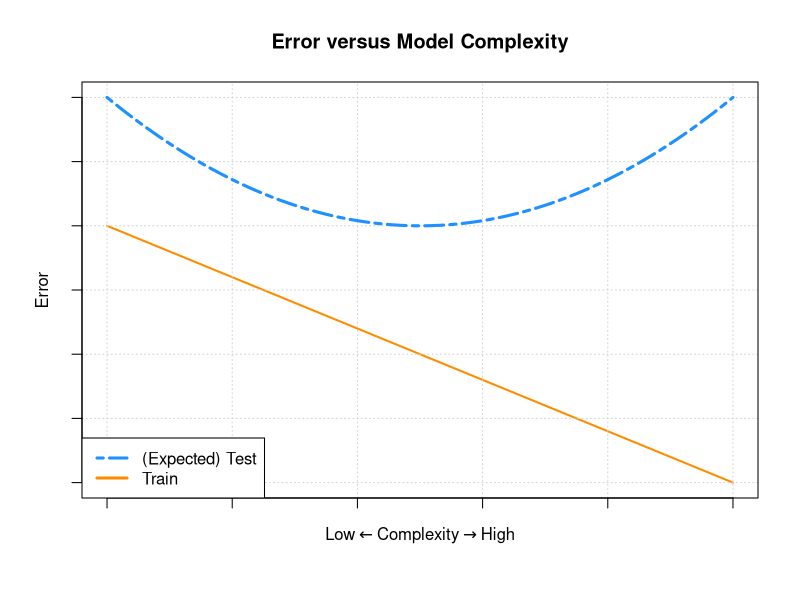
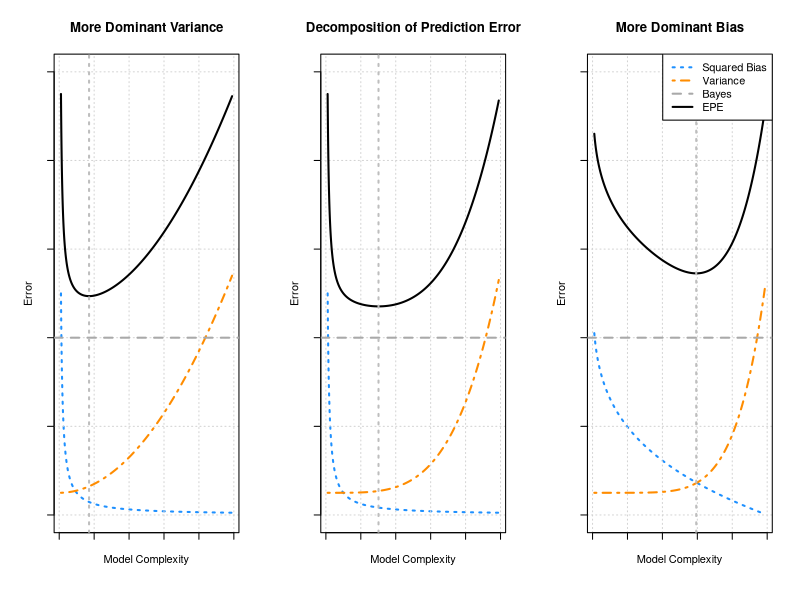
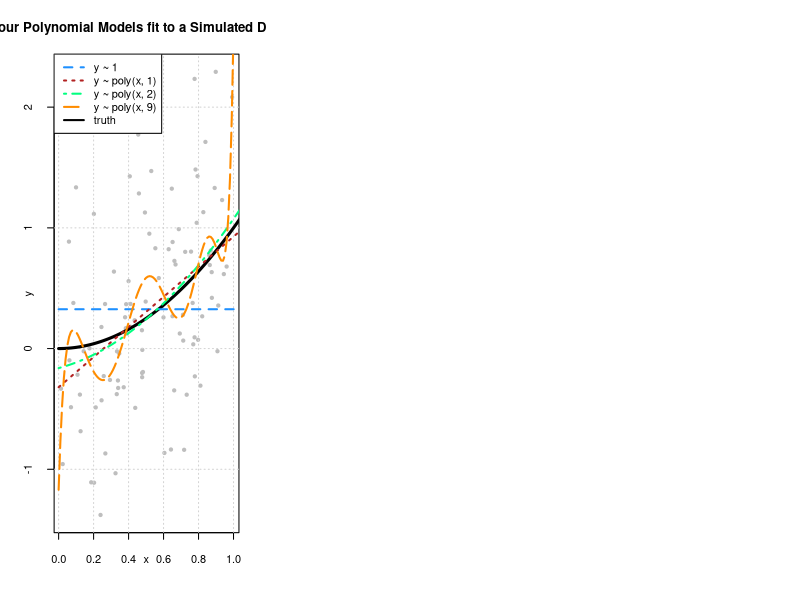
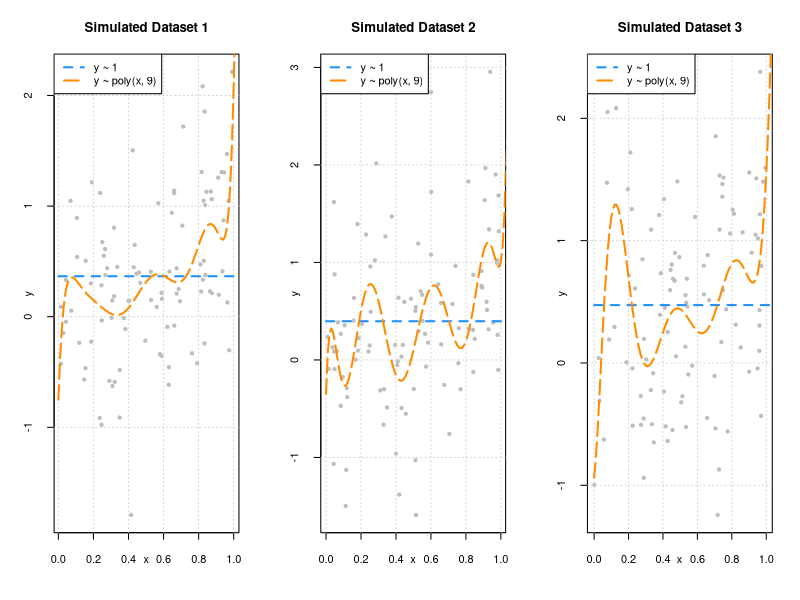
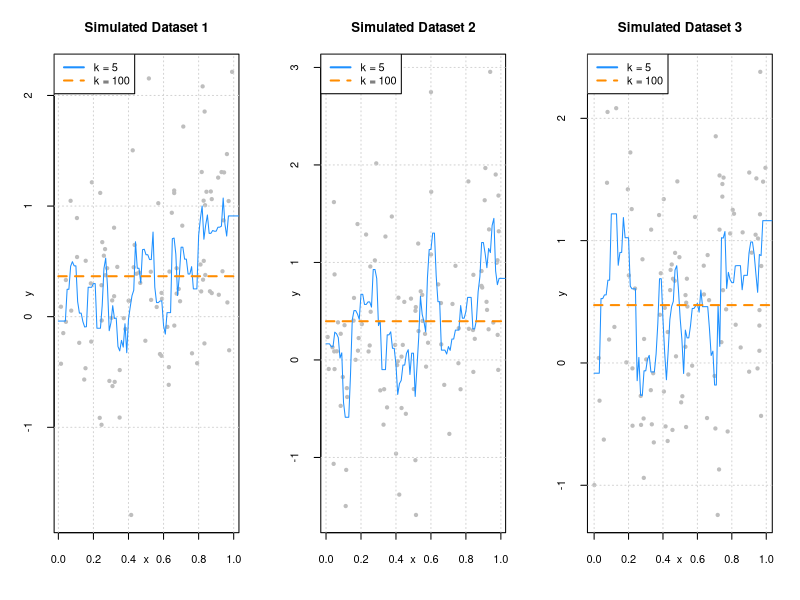
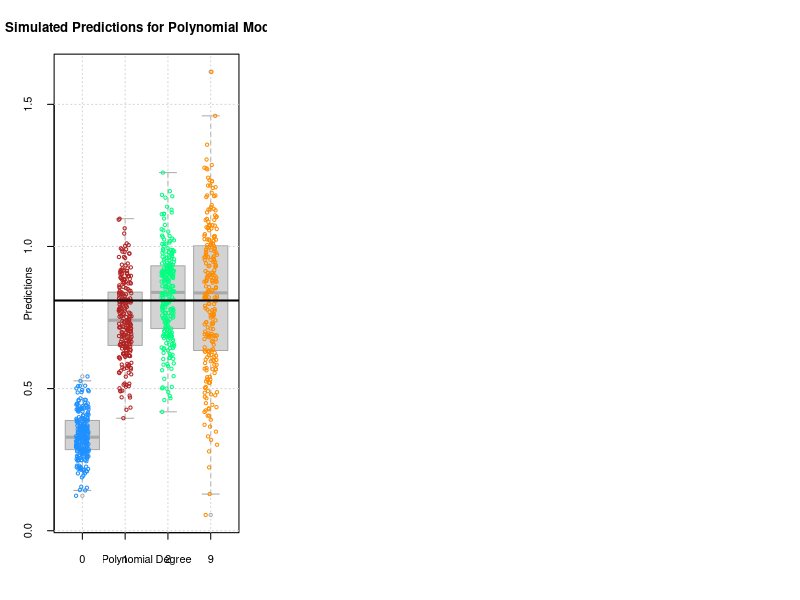

Source code (R) for these figures, in order:
# This code included solely for completeness; you do not need to execute this.
x = seq(0, 100, by = 0.001)
f = function(x) {
  ((x - 50) / 50) ^ 2 + 2
}
g = function(x) {
  1 - ((x - 50) / 50)
}

par(mgp = c(1.5, 1.5, 0))
plot(x, g(x), ylim = c(0, 3), type = "l", lwd = 2,
     ylab = "Error", xlab = expression(Low %<-% Complexity %->% High),
     main = "Error versus Model Complexity", col = "darkorange",
     axes = FALSE)
grid()
axis(1, labels = FALSE)
axis(2, labels = FALSE)
box()
curve(f, lty = 6, col = "dodgerblue", lwd = 3, add = TRUE)
legend("bottomleft", c("(Expected) Test", "Train"), lty = c(6, 1), lwd = 3,
       col = c("dodgerblue", "darkorange"))

# This code included solely for completeness; you do not need to execute this.
x = seq(0.01, 0.99, length.out = 1000)

par(mfrow = c(1, 3))
par(mgp = c(1.5, 1.5, 0))

b = 0.05 / x
v = 5 * x ^ 2 + 0.5
bayes = 4
epe = b + v + bayes

plot(x, b, type = "l", ylim = c(0, 10), col = "dodgerblue", lwd = 2, lty = 3,
     xlab = "Model Complexity", ylab = "Error", axes = FALSE,
     main = "More Dominant Variance")
axis(1, labels = FALSE)
axis(2, labels = FALSE)
grid()
box()
lines(x, v, col = "darkorange", lwd = 2, lty = 4)
lines(x, epe, col = "black", lwd = 2)
abline(h = bayes, lty = 2, lwd = 2, col = "darkgrey")
abline(v = x[which.min(epe)], col = "grey", lty = 3, lwd = 2)

b = 0.05 / x
v = 5 * x ^ 4 + 0.5
bayes = 4
epe = b + v + bayes

plot(x, b, type = "l", ylim = c(0, 10), col = "dodgerblue", lwd = 2, lty = 3,
     xlab = "Model Complexity", ylab = "Error", axes = FALSE,
     main = "Decomposition of Prediction Error")
axis(1, labels = FALSE)
axis(2, labels = FALSE)
grid()
box()
lines(x, v, col = "darkorange", lwd = 2, lty = 4)
lines(x, epe, col = "black", lwd = 2)
abline(h = bayes, lty = 2, lwd = 2, col = "darkgrey")
abline(v = x[which.min(epe)], col = "grey", lty = 3, lwd = 2)

b = 6 - 6 * x ^ (1 / 4)
v = 5 * x ^ 6 + 0.5
bayes = 4
epe = b + v + bayes

plot(x, b, type = "l", ylim = c(0, 10), col = "dodgerblue", lwd = 2, lty = 3,
     xlab = "Model Complexity", ylab = "Error", axes = FALSE,
     main = "More Dominant Bias")
axis(1, labels = FALSE)
axis(2, labels = FALSE)
grid()
box()
lines(x, v, col = "darkorange", lwd = 2, lty = 4)
lines(x, epe, col = "black", lwd = 2)
abline(h = bayes, lty = 2, lwd = 2, col = "darkgrey")
abline(v = x[which.min(epe)], col = "grey", lty = 3, lwd = 2)
legend("topright", c("Squared Bias", "Variance", "Bayes", "EPE"), lty = c(3, 4, 2, 1),
       col = c("dodgerblue", "darkorange", "darkgrey", "black"), lwd = 2)

f = function(x) {
  x ^ 2
}
get_sim_data = function(f, sample_size = 100) {
  x = runif(n = sample_size, min = 0, max = 1)
  y = rnorm(n = sample_size, mean = f(x), sd = 0.3)
  data.frame(x, y)
}
get_sim_data = function(f, sample_size = 100) {
  x = runif(n = sample_size, min = 0, max = 1)
  eps = rnorm(n = sample_size, mean = 0, sd = 0.75)
  y = f(x) + eps
  data.frame(x, y)
}
set.seed(1)
sim_data = get_sim_data(f)
fit_0 = lm(y ~ 1,                   data = sim_data)
fit_1 = lm(y ~ poly(x, degree = 1), data = sim_data)
fit_2 = lm(y ~ poly(x, degree = 2), data = sim_data)
fit_9 = lm(y ~ poly(x, degree = 9), data = sim_data)
set.seed(42)
plot(y ~ x, data = sim_data, col = "grey", pch = 20,
     main = "Four Polynomial Models fit to a Simulated Dataset")
grid()
grid = seq(from = 0, to = 2, by = 0.01)
lines(grid, f(grid), col = "black", lwd = 3)
lines(grid, predict(fit_0, newdata = data.frame(x = grid)), col = "dodgerblue",  lwd = 2, lty = 2)
lines(grid, predict(fit_1, newdata = data.frame(x = grid)), col = "firebrick",   lwd = 2, lty = 3)
lines(grid, predict(fit_2, newdata = data.frame(x = grid)), col = "springgreen", lwd = 2, lty = 4)
lines(grid, predict(fit_9, newdata = data.frame(x = grid)), col = "darkorange",  lwd = 2, lty = 5)

legend("topleft",
       c("y ~ 1", "y ~ poly(x, 1)", "y ~ poly(x, 2)",  "y ~ poly(x, 9)", "truth"),
       col = c("dodgerblue", "firebrick", "springgreen", "darkorange", "black"), lty = c(2, 3, 4, 5, 1), lwd = 2)

par(mfrow = c(1, 3))

# Note: This code is BAD. Don't use this. Or, like, clean it up.
# This is lazy and bad programming. Seriously, don't program like this. DON'T DO IT.

set.seed(430)
sim_data_1 = get_sim_data(f)
sim_data_2 = get_sim_data(f)
sim_data_3 = get_sim_data(f)
fit_0_1 = lm(y ~ 1, data = sim_data_1)
fit_0_2 = lm(y ~ 1, data = sim_data_2)
fit_0_3 = lm(y ~ 1, data = sim_data_3)
fit_9_1 = lm(y ~ poly(x, degree = 9), data = sim_data_1)
fit_9_2 = lm(y ~ poly(x, degree = 9), data = sim_data_2)
fit_9_3 = lm(y ~ poly(x, degree = 9), data = sim_data_3)

plot(y ~ x, data = sim_data_1, col = "grey", pch = 20, main = "Simulated Dataset 1")
grid()
grid = seq(from = 0, to = 2, by = 0.01)
lines(grid, predict(fit_0_1, newdata = data.frame(x = grid)), col = "dodgerblue", lwd = 2, lty = 2)
lines(grid, predict(fit_9_1, newdata = data.frame(x = grid)), col = "darkorange", lwd = 2, lty = 5)
legend("topleft", c("y ~ 1", "y ~ poly(x, 9)"), col = c("dodgerblue", "darkorange"), lty = c(2, 5), lwd = 2)

plot(y ~ x, data = sim_data_2, col = "grey", pch = 20, main = "Simulated Dataset 2")
grid()
grid = seq(from = 0, to = 2, by = 0.01)
lines(grid, predict(fit_0_2, newdata = data.frame(x = grid)), col = "dodgerblue", lwd = 2, lty = 2)
lines(grid, predict(fit_9_2, newdata = data.frame(x = grid)), col = "darkorange", lwd = 2, lty = 5)
legend("topleft", c("y ~ 1", "y ~ poly(x, 9)"), col = c("dodgerblue", "darkorange"), lty = c(2, 5), lwd = 2)

plot(y ~ x, data = sim_data_3, col = "grey", pch = 20, main = "Simulated Dataset 3")
grid()
grid = seq(from = 0, to = 2, by = 0.01)
lines(grid, predict(fit_0_3, newdata = data.frame(x = grid)), col = "dodgerblue", lwd = 2, lty = 2)
lines(grid, predict(fit_9_3, newdata = data.frame(x = grid)), col = "darkorange", lwd = 2, lty = 5)
legend("topleft", c("y ~ 1", "y ~ poly(x, 9)"), col = c("dodgerblue", "darkorange"), lty = c(2, 5), lwd = 2)

par(mfrow = c(1, 3))

# if you're reading this code
# it's BAD! don't use it. (or clean it up)
# also, note to self: clean up this code!!!

grid = seq(from = 0, to = 2, by = 0.01)

set.seed(430)
sim_data_1 = get_sim_data(f)
sim_data_2 = get_sim_data(f)
sim_data_3 = get_sim_data(f)
fit_0_1 = FNN::knn.reg(train = sim_data_1["x"], test = data.frame(x = grid), y = sim_data_1["y"], k = 5)$pred
fit_0_2 = FNN::knn.reg(train = sim_data_2["x"], test = data.frame(x = grid), y = sim_data_2["y"], k = 5)$pred
fit_0_3 = FNN::knn.reg(train = sim_data_3["x"], test = data.frame(x = grid), y = sim_data_3["y"], k = 5)$pred
fit_9_1 = FNN::knn.reg(train = sim_data_1["x"], test = data.frame(x = grid), y = sim_data_1["y"], k = 100)$pred
fit_9_2 = FNN::knn.reg(train = sim_data_2["x"], test = data.frame(x = grid), y = sim_data_2["y"], k = 100)$pred
fit_9_3 = FNN::knn.reg(train = sim_data_3["x"], test = data.frame(x = grid), y = sim_data_3["y"], k = 100)$pred

plot(y ~ x, data = sim_data_1, col = "grey", pch = 20, main = "Simulated Dataset 1")
grid()
lines(grid, fit_0_1, col = "dodgerblue", lwd = 1, lty = 1)
lines(grid, fit_9_1, col = "darkorange", lwd = 2, lty = 2)
legend("topleft", c("k = 5", "k = 100"), col = c("dodgerblue", "darkorange"), lty = c(1, 2), lwd = 2)

plot(y ~ x, data = sim_data_2, col = "grey", pch = 20, main = "Simulated Dataset 2")
grid()
lines(grid, fit_0_2, col = "dodgerblue", lwd = 1, lty = 1)
lines(grid, fit_9_2, col = "darkorange", lwd = 2, lty = 2)
legend("topleft", c("k = 5", "k = 100"), col = c("dodgerblue", "darkorange"), lty = c(1, 2), lwd = 2)

plot(y ~ x, data = sim_data_3, col = "grey", pch = 20, main = "Simulated Dataset 3")
grid()
lines(grid, fit_0_3, col = "dodgerblue", lwd = 1, lty = 1)
lines(grid, fit_9_3, col = "darkorange", lwd = 2, lty = 2)
legend("topleft", c("k = 5", "k = 100"), col = c("dodgerblue", "darkorange"), lty = c(1, 2), lwd = 2)

set.seed(1)
n_sims = 250
n_models = 4
x = data.frame(x = 0.90) # Fixed point at which we make predictions
predictions = matrix(0, nrow = n_sims, ncol = n_models)

for (sim in 1:n_sims) {
  
  # Simulate new, random, training data
  # This is the only random portion of the bias, var, and mse calculations
  # This allows us to calculate the expectation over D
  sim_data = get_sim_data(f)
  
  # Fit models
  fit_0 = lm(y ~ 1,                   data = sim_data)
  fit_1 = lm(y ~ poly(x, degree = 1), data = sim_data)
  fit_2 = lm(y ~ poly(x, degree = 2), data = sim_data)
  fit_9 = lm(y ~ poly(x, degree = 9), data = sim_data)
  
  # Get predictions
  predictions[sim, 1] = predict(fit_0, x)
  predictions[sim, 2] = predict(fit_1, x)
  predictions[sim, 3] = predict(fit_2, x)
  predictions[sim, 4] = predict(fit_9, x)
}

# Note that this code requires tidyverse; it can get a bit fussy if running OSX.
predictions = (predictions)
colnames(predictions) = c("0", "1", "2", "9")
predictions = as.data.frame(predictions)

tall_predictions = tidyr::gather(predictions, factor_key = TRUE)
boxplot(value ~ key, data = tall_predictions, border = "darkgrey", xlab = "Polynomial Degree", ylab = "Predictions",
        main = "Simulated Predictions for Polynomial Models")
grid()
stripchart(value ~ key, data = tall_predictions, add = TRUE, vertical = TRUE, method = "jitter", jitter = 0.15, pch = 1, col = c("dodgerblue", "firebrick", "springgreen", "darkorange"))
abline(h = f(x = 0.90), lwd = 2)

get_mse = function(truth, estimate) {
  mean((estimate - truth) ^ 2)
}

get_bias = function(estimate, truth) {
  mean(estimate) - truth
}

get_var = function(estimate) {
  mean((estimate - mean(estimate)) ^ 2)
}

bias = apply(predictions, 2, get_bias, truth = f(x = 0.90))
variance = apply(predictions, 2, get_var)
mse = apply(predictions, 2, get_mse, truth = f(x = 0.90))

results = data.frame(
  poly_degree = c(0, 1, 2, 9),
  round(mse, 5),
  round(bias ^ 2, 5),
  round(variance, 5)
)
colnames(results) = c("Degree", "Mean Squared Error", "Bias Squared", "Variance")
rownames(results) = NULL
knitr::kable(results, booktabs = TRUE, escape = TRUE, align = "c")

all(diff(bias ^ 2) < 0)
all(diff(variance) > 0)
diff(mse) < 0

bias ^ 2 + variance == mse
all.equal(bias ^ 2 + variance, mse)

get_epe = function(realized, estimate) {
  mean((realized - estimate) ^ 2)
}

y = rnorm(n = nrow(predictions), mean = f(x = 0.9), sd = 0.3)
epe = apply(predictions, 2, get_epe, realized = y)
epe

# hmmm, what's wrong here?
# the mean realative diff does go down with n
# is there really just that much compuational error?
sigma_hat = mean((y - f(x = 0.90)) ^ 2)
all.equal(epe, bias ^ 2 + variance + sigma_hat)

set.seed(1)
# Note this is intentionally incomplete
n_sims = 1000
X = runif(n = n_sims, min = 0, max = 1)
Y = rnorm(n = n_sims, mean = f(X), sd = 0.3)

f_hat_X = rep(0, length(X))

for (i in seq_along(X)) {
  sim_data = get_sim_data(f)
  fit_2 = lm(y ~ poly(x, degree = 2), data = sim_data)
  f_hat_X[i] = predict(fit_2, newdata = data.frame(x = X[i]))
}

mean((Y - f_hat_X) ^ 2)
